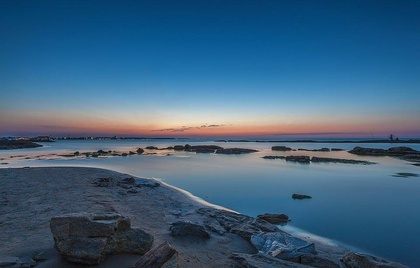
%> input picture silence.jpg, 420 x 268 px, shrunk from 960 x 613 before the run
$ octave color_gray_binary.m   (GNU Octave 9; MATLAB toolbox functions it lacks are replaced by stand-ins)
%> lines starting %> are read from the running program, lines starting %| are printed output that depends on the picture; in (x1, y1, x2, y2) boxes, pixels count from 0 and x2, y2 are one past the last pixel; in counts of white or black regions, pixels touching at a corner belong together; the program's own positions count from 1
close all; clear all;
a=imread('silence.jpg');
%> a is the input picture: size 268x420x3 uint8; mean R, G, B 62.2, 97.2, 125.5
b=rgb2gray(a);
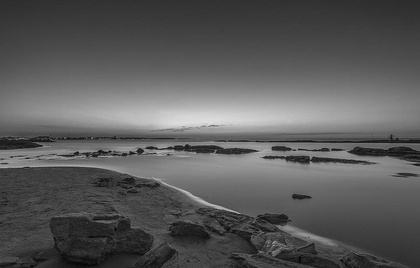
%> b: size 268x420 uint8; min 5, max 232, mean 90
level=input('Enter threshhold level : ');
%> the answer given: 100
%c=(b>level);  this line can also convert gray into binary with level=0.5(i.e. intensity=128)
[m,n]=size(b);
%> m = 268; n = 420
for i=1:m
    for j=1:n
        if (b(i,j)>=level)
            c(i,j)=1;
        else
            c(i,j)=0;
        end
    end
end
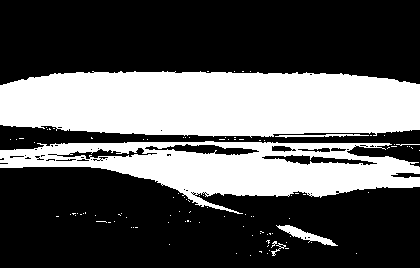
%> c: size 268x420 double; values 0 (black) and 1 (white), 35.3% white; 105 white regions (99 under 20 px), largest, box (x1, y1, x2, y2) and area: (0, 71, 420, 138) 24443, (0, 141, 420, 214) 14486, (276, 225, 338, 246) 387, (275, 134, 369, 138) 181, (271, 243, 286, 256) 45, (396, 144, 420, 146) 25
subplot(1,3,1);
imshow(a);
subplot(1,3,2);
imshow(b);
subplot(1,3,3);
imshow(c);
